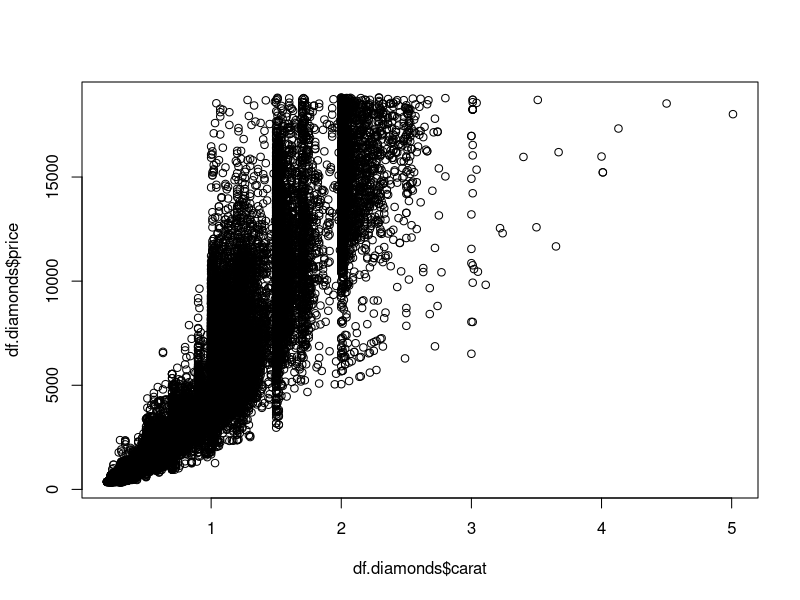
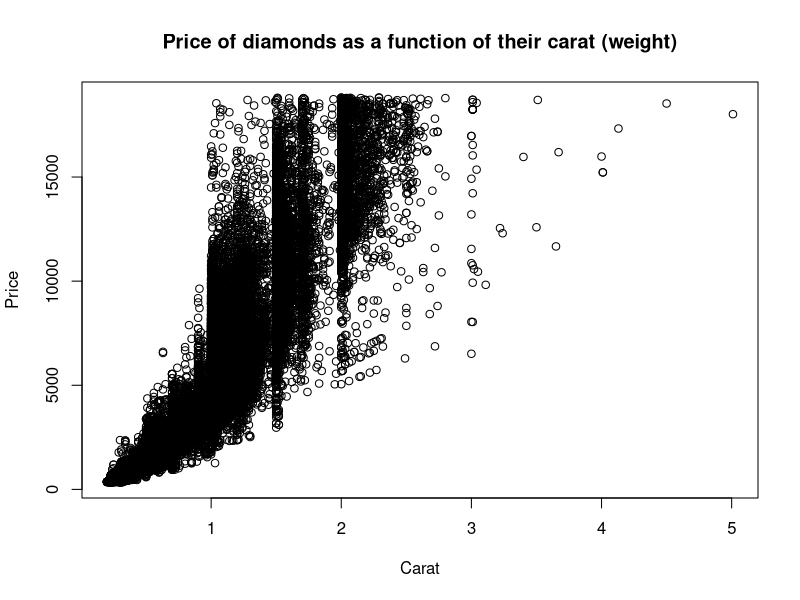
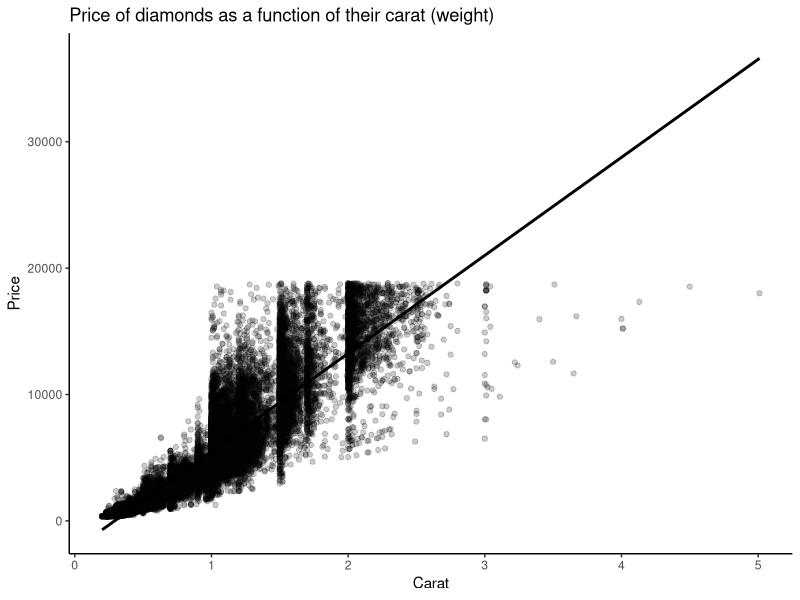
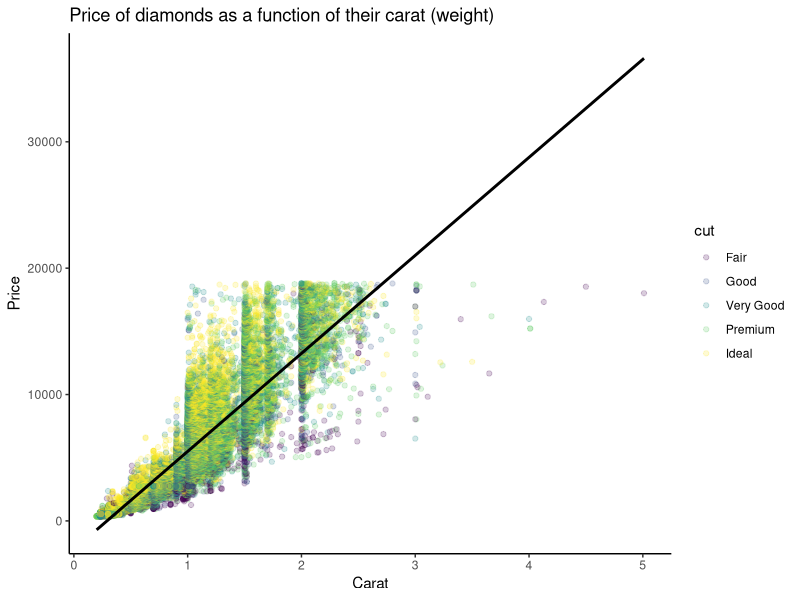
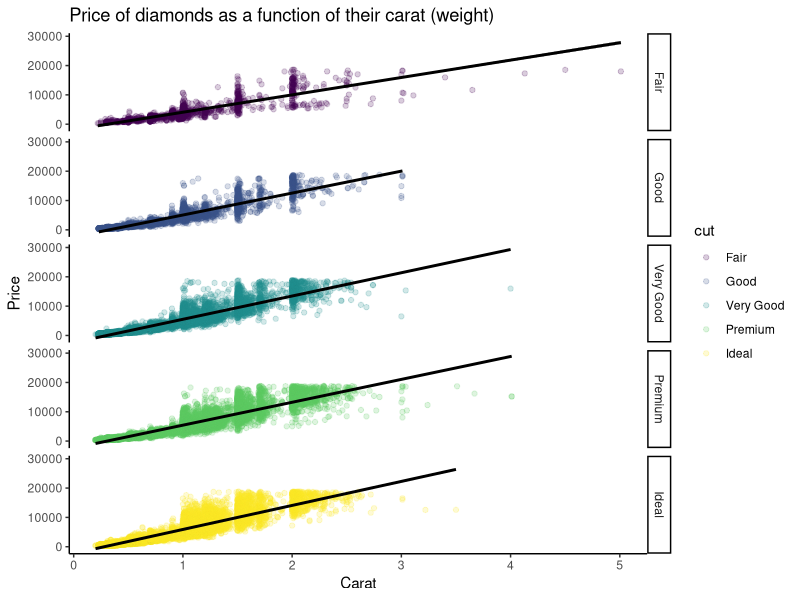
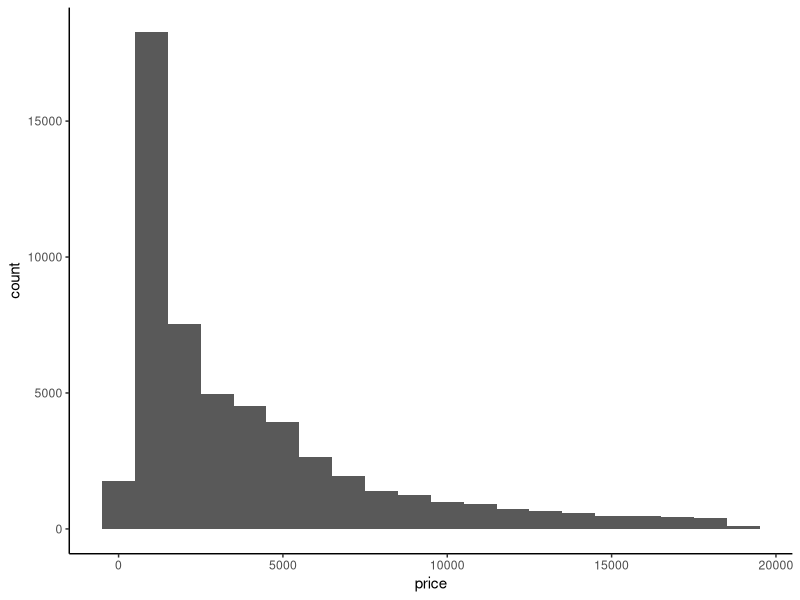
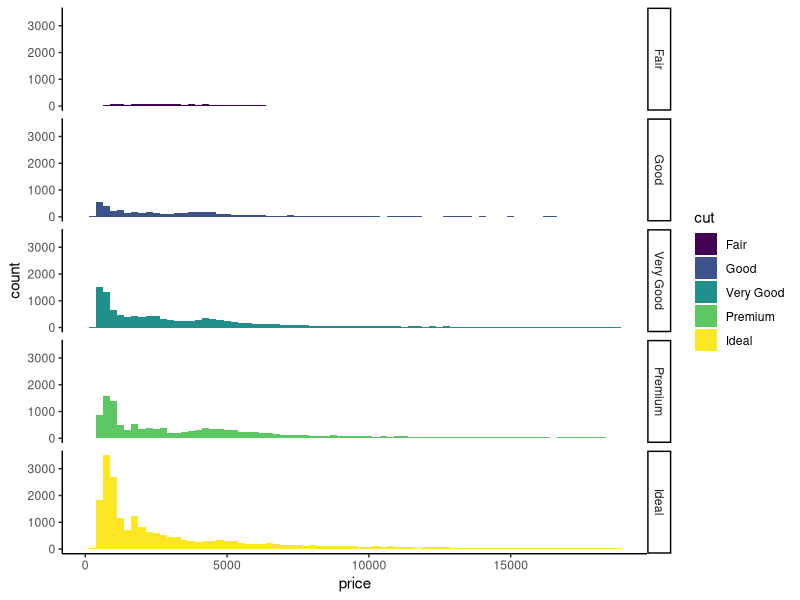
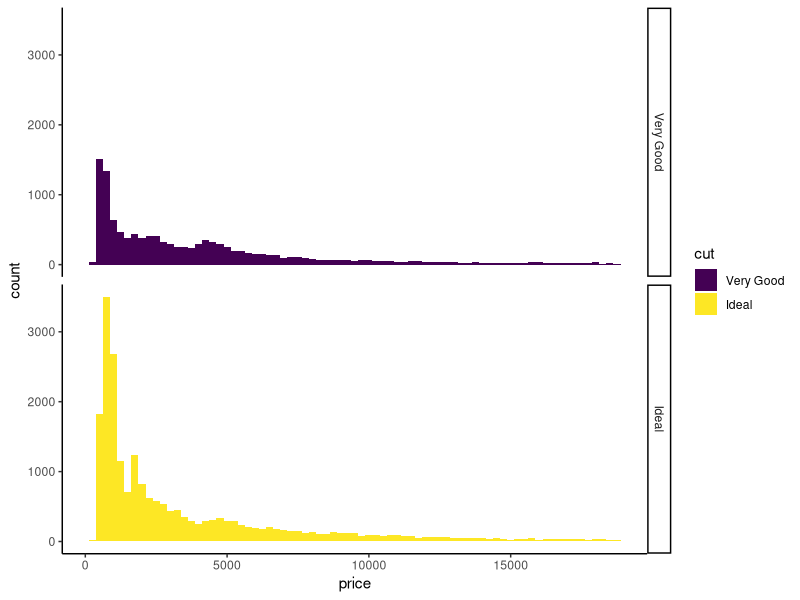

The R script that drew these images, in order:
## ---- chunk 1
#| echo: true
#| code-fold: false 
#| code-summary: "Show me the code"
#| code-overflow: wrap

library(tidyverse)

# create a copy of the built-in "diamonds" dataset to manipulate
df.diamonds <- diamonds

# preview the data frame
df.diamonds %>% 
  head(5)
## ---- chunk 2
#| echo: true
#| code-fold: false 
#| code-summary: "Show me the code"
#| code-overflow: wrap

plot(x = df.diamonds$carat, y = df.diamonds$price)
## ---- chunk 3
#| echo: true
#| code-fold: false 
#| code-summary: "Show me the code"
#| code-overflow: wrap

plot(x = df.diamonds$carat, 
     y = df.diamonds$price, 
     xlab = "Carat", 
     ylab = "Price", 
     main = "Price of diamonds as a function of their carat (weight)")
## ---- chunk 4
#| echo: true
#| code-fold: true 
#| code-summary: "Show me the code"
#| code-overflow: wrap

# first, let's reproduce the base R plot from above
df.diamonds %>% 
  ggplot(data = .,
         mapping = aes(x = carat,
                       y = price)) +
  geom_point(alpha = 0.2) +
  geom_smooth(method = "lm",
              color = "black") +
  labs(title = "Price of diamonds as a function of their carat (weight)") +
  xlab("Carat") +
  ylab("Price") +
  theme_classic()
## ---- chunk 5
#| echo: true
#| code-fold: true
#| code-summary: "Show me the code"
#| code-overflow: wrap

# what happens if we color the data points by their cut
df.diamonds %>% 
  ggplot(data = .,
         mapping = aes(x = carat,
                       y = price,
                       color = cut)) +
  geom_point(alpha = 0.2) +
  geom_smooth(method = "lm",
              color = "black") +
  labs(title = "Price of diamonds as a function of their carat (weight)") +
  xlab("Carat") +
  ylab("Price") +
  theme_classic()
## ---- chunk 6
#| echo: true
#| code-fold: true
#| code-summary: "Show me the code"
#| code-overflow: wrap

# it looks like the relationship may by influenced by the cut variable
# let's replot these relationships separately by just adding a 1 line of code!
df.diamonds %>% 
  ggplot(data = .,
         mapping = aes(x = carat,
                       y = price,
                       color = cut)) +
  geom_point(alpha = 0.2) +
  geom_smooth(method = "lm",
              color = "black") +
  facet_grid(rows = vars(cut)) +
  labs(title = "Price of diamonds as a function of their carat (weight)") +
  xlab("Carat") +
  ylab("Price") +
  theme_classic()
## ---- chunk 7
#| echo: true
#| code-fold: true
#| code-summary: "Show me the code"
#| code-overflow: wrap

# first, the most basic histogram
df.diamonds %>% 
  ggplot(data = .,
         mapping = aes(x = price)) +
  geom_histogram(binwidth = 1000) +
  theme_classic()
## ---- chunk 8
#| echo: true
#| code-fold: true
#| code-summary: "Show me the code"
#| code-overflow: wrap

# what is the distribution of price by clarity in this data set?
df.diamonds %>% 
  ggplot(data = .,
         mapping = aes(x = price,
                       fill = cut)) +
  geom_histogram(binwidth = 250) +
  facet_grid(rows = vars(cut)) +
  theme_classic()
## ---- chunk 9
#| echo: true
#| code-fold: true
#| code-summary: "Show me the code"
#| code-overflow: wrap

# what is the distribution of price by clarity in this data set, for just the
# Very Good and Ideal diamonds?
df.diamonds %>% 
  filter(cut == "Very Good" | cut == "Ideal") %>% 
  ggplot(data = .,
         mapping = aes(x = price,
                       fill = cut)) +
  geom_histogram(binwidth = 250) +
  facet_grid(rows = vars(cut)) +
  theme_classic()
## ---- chunk 10
#| echo: true
#| code-fold: true
#| code-summary: "Show me the code"
#| code-overflow: wrap

# let's first see what the mean and sd weight is by each cut of diamond
df.diamonds %>% 
  group_by(cut) %>% 
  summarise(mean_price = mean(carat),
            sd_price = sd(carat))
## ---- chunk 11
#| echo: true
#| code-fold: true
#| code-summary: "Show me the code"
#| code-overflow: wrap

# now, let's make a fancy (and descriptive) plot of these means using the
# stat_summary() function

df.diamonds %>% 
  ggplot(data = .,
         mapping = aes(x = cut,
                       y = price,
                       fill = cut,
                       color = cut)) +
  geom_point(alpha = 0.1,
             position = position_jitterdodge(jitter.width = 1,
                                             jitter.height = 0,
                                             dodge.width = 0.5),
             size = 1.25) +
  stat_summary(fun.data = "mean_cl_boot",
               geom = "pointrange",
               color = "black",
               position = position_dodge(width = 0.3),
               shape = 21,
               size = 1.25) +
  coord_cartesian(ylim = c(3000, 5500)) +
  theme_classic()
## ---- chunk 12
#| echo: true
#| code-fold: false
#| code-summary: "Show me the code"
#| code-overflow: wrap

# load a copy of the ChickWeight data frame
df.cw <- ChickWeight
## ---- chunk 13
#| echo: true
#| code-fold: false
#| code-summary: "Show me the code"
#| code-overflow: wrap

# Task 1: use your tidyverse knowledge to summarize the mean weight of all 
# chicks for each diet
## ---- chunk 14
#| echo: true
#| code-fold: false
#| code-summary: "Show me the code"
#| code-overflow: wrap

# Task 2: now make a plot that contains the mean and 95% CI for each diet
## ---- chunk 15
#| echo: true
#| code-fold: false
#| code-summary: "Show me the code"
#| code-overflow: wrap

# Task 3: you're now interested in seeing whether the distribution of
# chick weights varies as a function of time. Make a publication-ready 
# figure that plots the distribution of chick weights that separates 
# the distributions by time, and color code each distribution accordingly
## ---- chunk 16
#| echo: true
#| code-fold: false
#| code-summary: "Show me the code"
#| code-overflow: wrap

# Task 4: it has come to your attention that different researchers 
# collected data from different chicks over the course of the experiment, 
# and that two of these researchers might not have followed the protocol 
# correctly. Specifically, researcher "JP" collected the first 10 chicks, 
# and researcher "HQ" collected the last 10 chicks.
# Combining your data wrangling and ggplot skills, compare the weights 
# across time for the chicks that JP collected against the chicks that 
# HQ collected.
#
# Note: there are many ways to go about solving this problem. 
# Tip: think about the solution that would be the most "readable" to an 
# outside reviewer of this code (i.e., this whole problem can be solved 
# using a single paragraph of piped commands).
